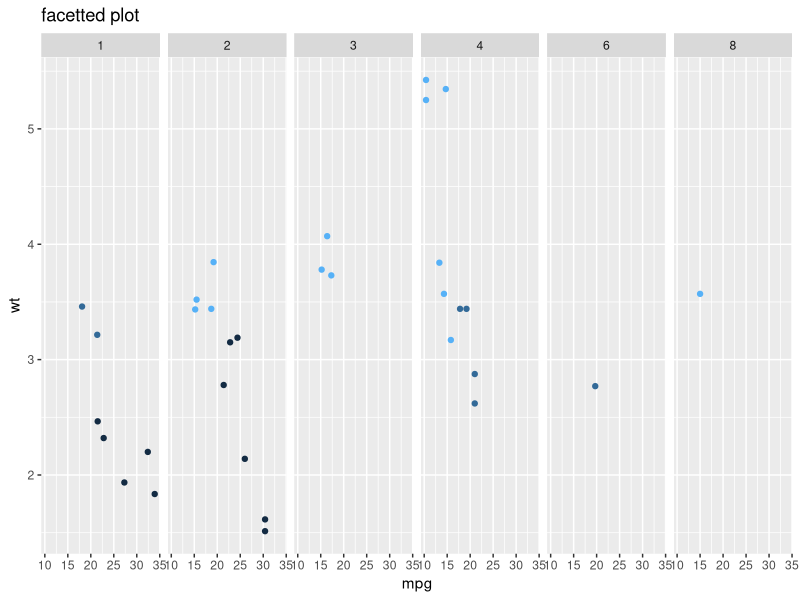

Source code (R): (Note: this script raises an error after producing the figure.)
#multiple Plots

library(ggplot2)
p1 <- qplot(mpg, wt, data = mtcars, colour = cyl)
p2 <- qplot(mpg, data = mtcars) + ggtitle("title")
p3 <- qplot(mpg, data = mtcars, geom = "dotplot")
p4 <-
  p1 + facet_wrap( ~ carb, nrow = 1) + theme(legend.position = "none") +
  ggtitle("facetted plot")
p4

grid.arrange(p1, p2, nrow = 1)

gl=list(p1,p2,p3,p4)
grid.arrange(
  grobs = gl,
  widths = c(2, 1, 1),
  layout_matrix = rbind(c(1, 2, NA),
                        c(3, 3, 4))
)

library(grid)
g <- ggplotGrob(qplot(1, 1) + theme(plot.background = element_rect(colour = "black")))
g
qplot(1:10, 1:10) +
  annotation_custom(grob = g, xmin = 1, xmax = 5, ymin = 5, ymax = 10  ) +
  annotation_custom(grob = rectGrob(gp = gpar(fill = "white")), xmin = 7.5,  xmax = Inf,ymin = -Inf,ymax = 5  )


library(gtable)
g2 <- ggplotGrob(p2)
g3 <- ggplotGrob(p3)
g <- rbind(g2, g3, size = "first")
g$widths <- unit.pmax(g2$widths, g3$widths)
grid.newpage()
grid.draw(g)


library(ggpubr)
p1 <- ggplot(mtcars, aes(mpg, wt, colour = factor(cyl))) +
  geom_point()
p2 <- ggplot(mtcars, aes(mpg, wt, colour = factor(cyl))) +
  geom_point() + facet_wrap(~ cyl, ncol = 2, scales = "free") +
  guides(colour = "none") +
  theme()

ggarrange(p1, p2, widths = 1:2)

grid.arrange( p3, p3, p3, nrow = 1,  top = "Title of the page",
  bottom = textGrob("this footnote is right-justified", gp = gpar(fontface = 3, fontsize = 9),  hjust = 1,   x = 1  ))


grid.arrange( tableGrob(mtcars[1:4, 1:4]),  p2, ncol = 2, widths = c(1.5, 1),
  clip = FALSE )
